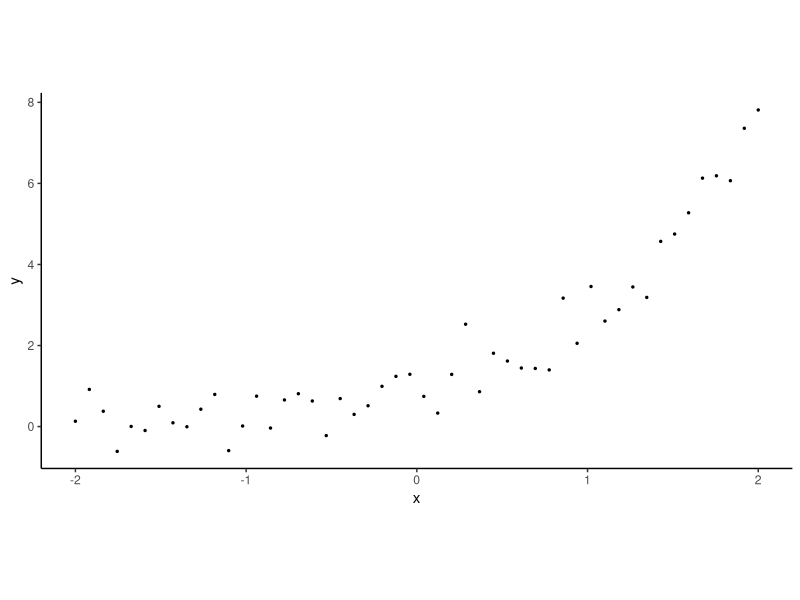
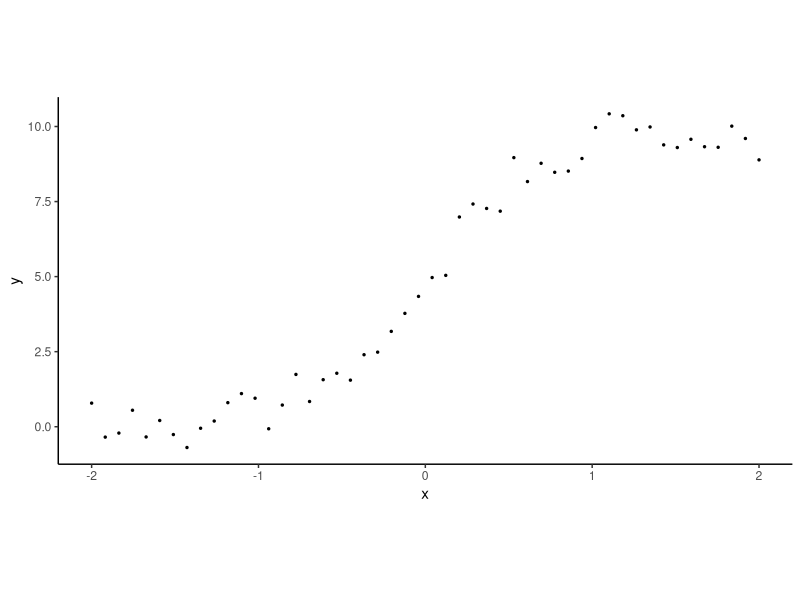
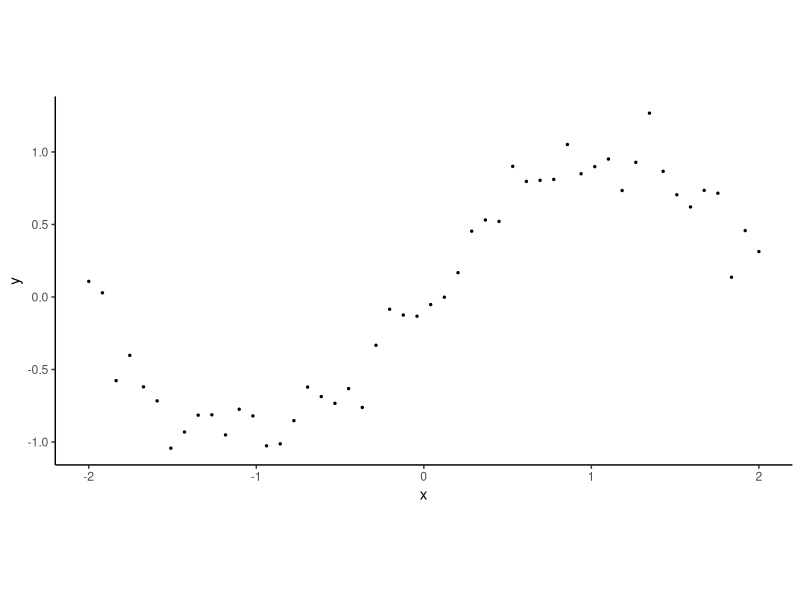
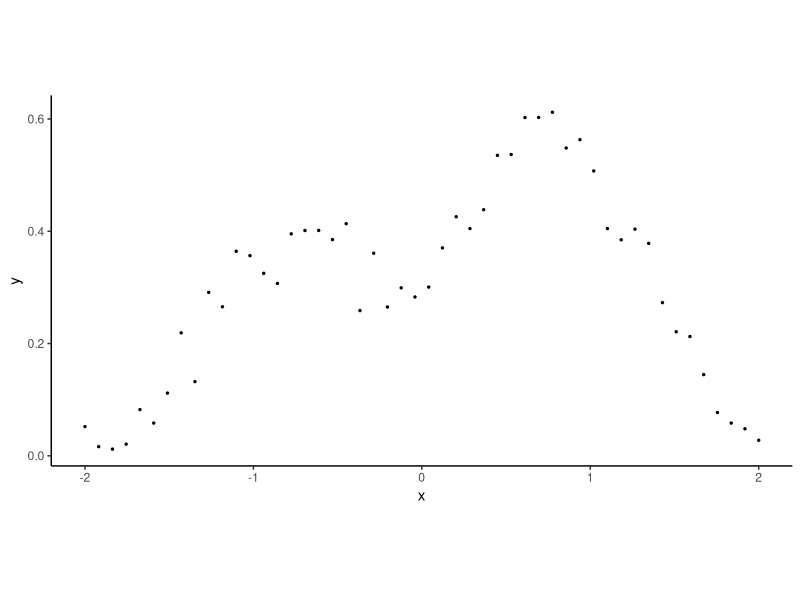
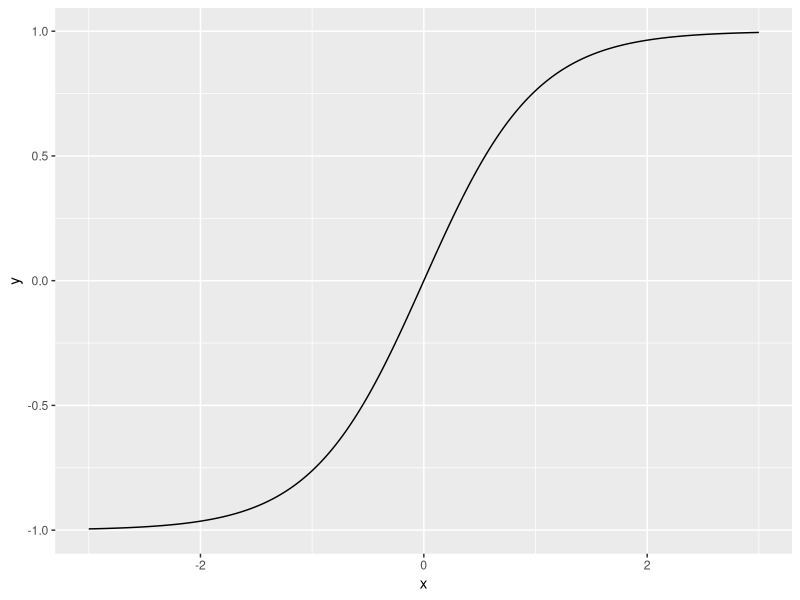
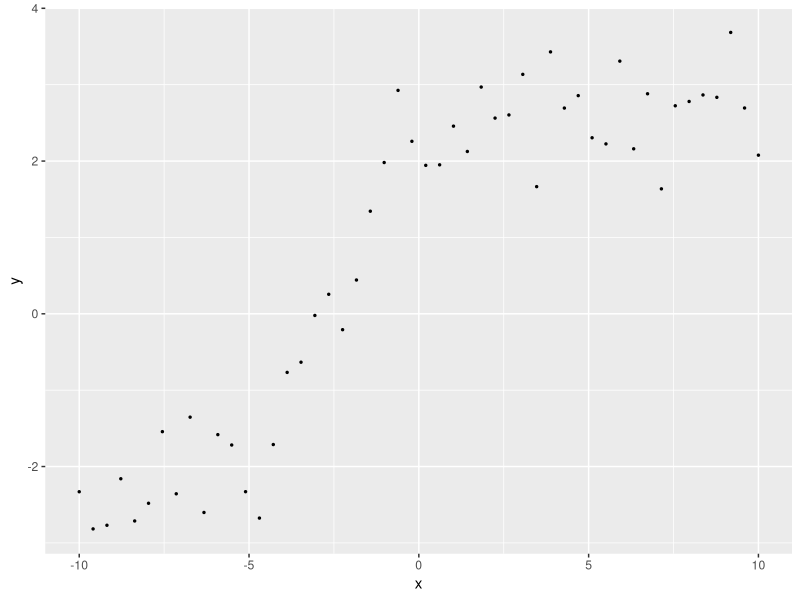
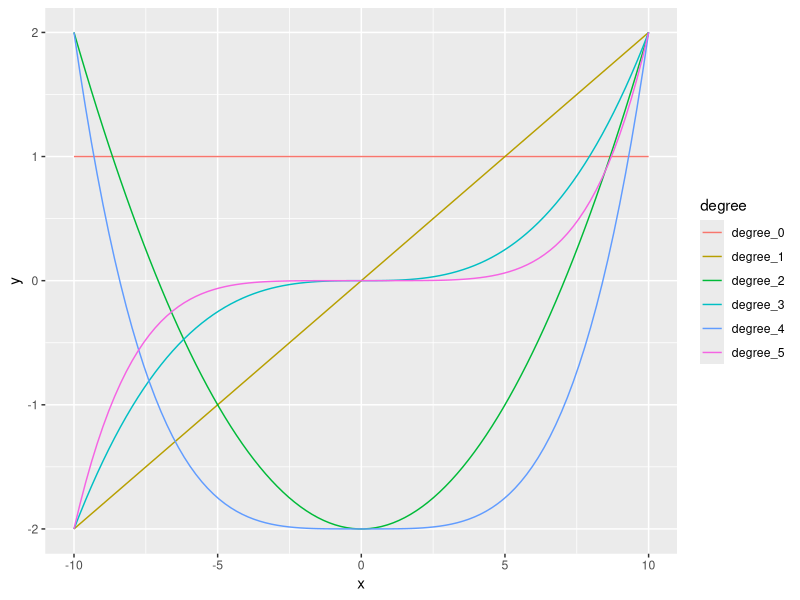
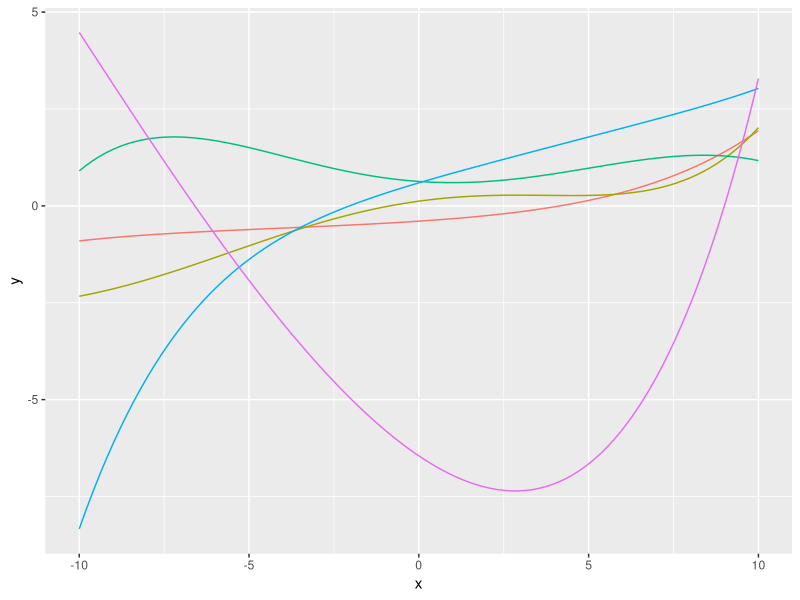

These figures' R source, in order: (Note: this script raises an error after producing the figures.)
library(tidyverse)
library(modelr)
library(magrittr)
library(splines)

# Some normal-nonlinear models -----------------------------------------

N <- 50
Df <- tibble(x = seq(-2, 2, length.out = N))

plotter <- function(f, sigma){
  Df %>% mutate(y = f(x) + rnorm(N, sd = sigma)) %>% 
    ggplot(Df, mapping = aes(x = x, y = y)) +
    geom_point(size = 0.5) +
    theme_classic() +
    theme(aspect.ratio = 1/2)  +  ylab('y') +
    xlab('x') 
}
exponential_f <- function(sigma = 1){
  plotter(f = exp, sigma = sigma)
}

logistic_f <- function(L = 1, sigma = 1, b = 1, a = 0){
  ilogit <- function(x) L/(1 + exp(-(b*x + a)))
  plotter(f = ilogit, sigma = sigma)
}

sinusoidal_f <- function(b = 1, sigma = 1){
  plotter(f = function(x) sin(b*x), sigma = sigma)
}

quadratic_f <- function(sigma = 1){
  plotter(f = function(x) -x^2, sigma = sigma)
}

mog_f <- function(sigma = 1){
  f <- function(x){
    x <- x * 2
    dnorm(x, mean = -1.5) + 1.5 * dnorm(x, mean = 1.5)
  }
  plotter(f = f, sigma = sigma)
}

exponential_f(sigma = 0.5)
logistic_f(sigma = 0.5, b = 3, L = 10)
sinusoidal_f(b = 1.5, sigma=0.15)
mog_f(sigma = 0.04)


# tanh functions ----------------------------------------------------------

Df <- local({
  b <- 3.0
  alpha <- 0.75
  beta <- 0.25
  tibble(x = seq(-10, 10, length.out = 50),
         y = b * tanh(alpha + beta*x) + rnorm(length(x), sd = 0.5))
})

tibble(x = seq(-3, 3, length.out = 1000),
       y = tanh(x)) %>% 
  ggplot(aes(x = x, y = y)) + 
  geom_line() + ylab('y') + xlab('x') 

ggplot(Df, aes(x = x, y = y)) +
  geom_point(size = 0.5) +
  ylab('y') + xlab('x') 


# Polynomials --------------------------------------------------------------

get_polynomial_design_matrix <- function(K=3, xmin=-10, xmax=10, N=100, rescale = T){
  
  # Produce a matrix of x, and x raised to the power of 0 to K
  # If `rescale, the values of the powers of x are scaled to be between -2 and 2
  
  rescale_f <- function(x, new_min=-1, new_max=1){
    
    new_range <- new_max - new_min
    original_range <- max(x) - min(x)
    
    x <- x * new_range/original_range
    x - (min(x) - new_min)
  }
  
  x <- seq(xmin, xmax, length.out = N)
  Df <- map(x, ~.^seq(0, K)) %>%
    do.call(rbind, .) %>% 
    set_colnames(paste0('degree_', seq(0, K))) %>% 
    as_tibble() %>% 
    mutate(x = degree_1) %>% 
    select(x, everything())
  
  if (rescale){
    Df %>% mutate_at(vars(matches('^degree_[^0]$')), 
                     ~rescale_f(., new_min = -2, new_max = 2))
  } else {
    Df
  }
}

rpolynomial <- function(K = 5){
  beta <- rnorm(K + 1)
  beta <- beta/sum(beta)
  get_polynomial_design_matrix(K = K) %>%
    mutate(y = select(., starts_with('degree')) %>% 
             apply(1, function(x) sum(x*beta))
    ) %>% select(x, y) 
}


get_polynomial_design_matrix(K=5) %>% 
  pivot_longer(cols = starts_with('degree'), names_to = 'degree', values_to = 'y') %>% 
  ggplot(mapping = aes(x = x, y = y, colour = degree)) + geom_line()


rpolynomial_examples <- function(i){
  set.seed(i)
  Df <- imap(rerun(5, rpolynomial(K = 5)), 
             ~mutate(., example = .y)) %>% 
    bind_rows() %>% 
    mutate_at(vars(example), as.character)
  
  p <- Df %>% ggplot(mapping = aes(x = x, y = y, colour = example)) + 
    geom_line() +
    theme(legend.position="none")
  
  p
}


rpolynomial_examples(110)
rpolynomial_examples(114)
rpolynomial_examples(116)
rpolynomial_examples(117)



# Orthogonal ------------------------------------------------------------

x <- seq(-1, 1, length.out = 100)
y <- poly(x, degree = 5) # orthogonal
y %>%
  set_colnames(paste0('degree_', seq(ncol(y)))) %>% 
  as_tibble() %>% 
  mutate(x = x) %>% 
  gather(degree, y, starts_with('degree')) %>% 
  ggplot(mapping = aes(x = x, y = y, colour = degree)) + geom_line()



# Overfitting -------------------------------------------------------------

set.seed(101)
Df <- tibble(x = seq(-2, 2, length.out = 20),
             y = 0.5 + 1.5 * x + rnorm(length(x))
) 
Df %>% ggplot(aes(x,y)) + geom_point()

M_overfits <- map(seq(9), 
                  ~lm(y ~ poly(x, degree = .), data = Df)
)
col_labels <- paste0('degree_', seq(length(M_overfits))) %>% 
  paste0(' (',round(map_dbl(M_overfits, ~summary(.)$r.sq), 2),')')

Df_new <- tibble(x = seq(-2, 2, length.out = 1000))

prediction_df <- map(M_overfits, ~predict(., newdata = Df_new)) %>% 
  as_tibble(.name_repair = 'minimal') %>% 
  set_colnames(col_labels) %>% 
  cbind(Df_new, .) %>% 
  gather(degree, prediction, starts_with('degree_')) %>% 
  mutate(degree = factor(degree, levels = col_labels))

prediction_df %>% 
  ggplot(mapping = aes(x = x)) +
  geom_point(data=Df, aes(x = x, y = y), size = 0.5, alpha = 0.5) +
  geom_line(aes(y = prediction), col='red') +
  facet_wrap(~degree) +
  theme_minimal()


map_dbl(M_overfits, AIC) %>%
  set_names(paste0('degree_', seq(M_overfits))) %>% 
  round(2)

M <- lm(y ~ poly(x, degree = 16, raw = F), data = Df)
Df_new <- tibble(x = seq(-2, 2, length.out = 1000))
Df_new %>% 
  add_predictions(M) %>% 
  ggplot() +
  geom_line(mapping = aes(x = x, y = pred)) +
  geom_point(Df, mapping= aes(x = x, y = y), col='red') 



# Spline ------------------------------------------------------------------

b_spline <- function(x, knots, show_piece = F){
  
  stopifnot(length(knots) == 5)
  
  .b_spline <- function(x){
    if (x >= knots[1] & x < knots[2]) {
      piece <- 1
      u <- (x-knots[1])/(knots[2] - knots[1])
      y <- 1/6 * u^3 
      
    } else if (x >= knots[2] & x < knots[3]) {
      piece <- 2
      u <- (x-knots[2])/(knots[3] - knots[2])
      y <- 1/6 * (1 + 3*u + 3*u^2 - 3*u^3)
      
    } else if (x >= knots[3] & x < knots[4]) {
      piece <- 3
      u <- (x-knots[3])/(knots[4] - knots[3])
      y <- 1/6 * (4 - 6*u^2 + 3*u^3)
      
    } else if (x >= knots[4] & x <= knots[5]) {
      piece <- 4
      u <- (x-knots[4])/(knots[5] - knots[4])
      y <- 1/6 * (1 - 3*u + 3*u^2 - u^3)
    }
    else {
      piece <- 0
      y <- 0 
    } 
    
    if (!show_piece) return(y)
    
    c(y, piece)
    
  }
  
  if (!show_piece){
    tibble(x = x, 
           y = map_dbl(x, .b_spline)
    )
  } else {
    map(x, .b_spline) %>% 
      do.call(rbind, .)%>%
      set_colnames(c('y', 'segment')) %>% 
      as_tibble() %>% 
      mutate(x = x) %>% 
      mutate_at(vars(segment), as.factor) %>% 
      select(x, everything())
  }
  
}

x <- seq(-1, 1, length.out = 1000)
knots <- seq(-0.5, 0.5, length.out = 5)
b_spline(x, knots = knots, show_piece = T) %>%
  ggplot(mapping = aes(x = x, 
                       y = y, 
                       colour = segment)) +
  geom_point(size = 0.5) +
  theme(legend.position="none")

x <- seq(-2, 2, length.out = 1000)
knots <- seq(-2, 2, by = 0.5)

imap_dfr(seq(1,length(knots)-4),
         ~b_spline(x, knots = knots[.x:(.x+4)]) %>% 
           mutate(k = .y)
) %>% ggplot(mapping = aes(x = x, y = y, group = k)) + geom_line()

bs(x, knots  = knots) %>% 
  as.data.frame() %>% 
  as_tibble() %>% 
  mutate(x=x) %>% 
  gather(k, y, -x) %>% ggplot(mapping = aes(x = x, y = y, group = k)) + geom_line()

rbspline <- function(x, knots){
  tibble(x = x,
         y = bs(x, knots = knots) %*% rnorm(length(knots) + 3) %>% 
           as.vector()
  )
  
}

rbspline_examples <- function(i){
  set.seed(i)
  Df <- imap(rerun(5, rbspline(x, knots)), 
             ~mutate(., example = .y)) %>% 
    bind_rows() %>% 
    mutate_at(vars(example), as.character)
  
  p <- Df %>% ggplot(mapping = aes(x = x, y = y, colour = example)) + 
    geom_line() +
    theme(legend.position="none")
  
  p
}


rbspline_examples(102)

knots <- seq(-500, 2500, by = 500)
M_bs <- lm(mean_fix ~ bs(Time, knots = knots)*Object, 
           data=eyefix_df_avg)

eyefix_df_avg%>%
  add_predictions(M_bs) %>%
  ggplot(mapping = aes(x = Time, group = Object, colour = Object)) +
  geom_point(aes(y = mean_fix), size = 0.5, alpha = 0.5) +
  geom_line(aes(y = pred))


# rbf ---------------------------------------------------------------------
rbf <- function(x, centres, sigma = 1.0){
  map_dfc(centres, 
      ~exp(-(x-.)^2/(2*sigma^2))
  ) %>% as.matrix()
}

random_rbf <- function(x, centres, sigma = 1.0){
  rbf(x, centres, sigma) %>% 
    multiply_by_matrix(rnorm(length(centres))) %>% 
    as.data.frame() %>% 
    set_names('y') %>% 
    mutate(x = x)
}

x <- seq(-3, 3, length.out = 1000)

random_rbf_examples <- function(i, sigma){
  set.seed(i)
  Df <- imap(rerun(5, random_rbf(x, centres = centres, sigma = sigma)), 
             ~mutate(.x, example = .y)) %>% 
    bind_rows() %>% 
    mutate_at(vars(example), as.character)
  
  p <- Df %>% ggplot(mapping = aes(x = x, y = y, colour = example)) + 
    geom_line() +
    theme(legend.position="none")
  
  p
}

centres <- seq(-2, 2, by = 0.5)
random_rbf_examples(1010, 0.25)


